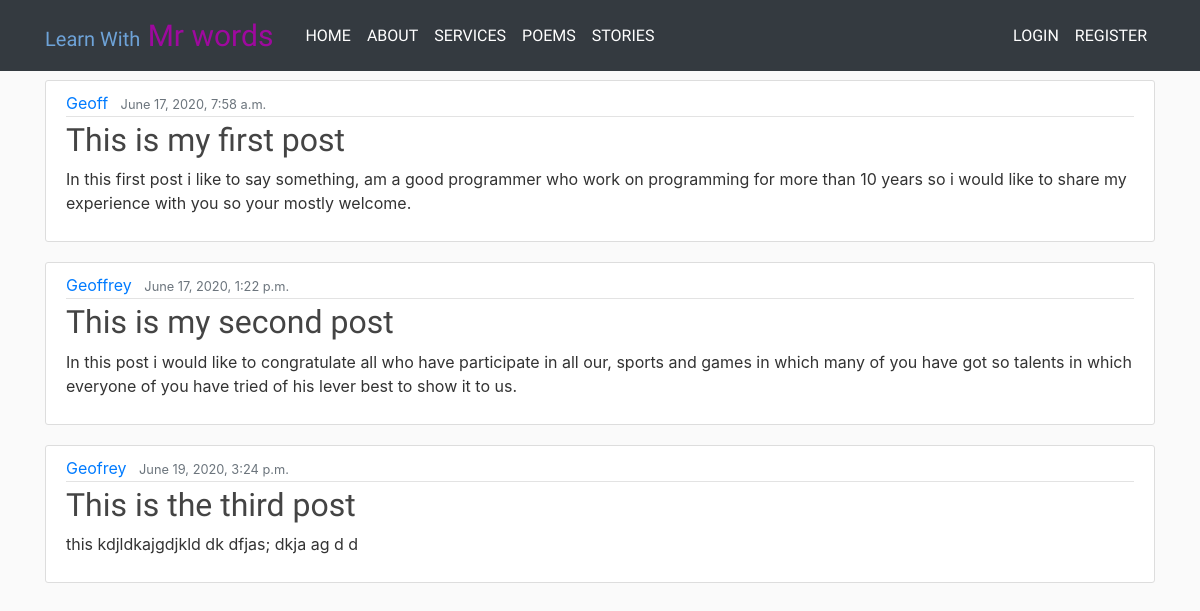
The app's page /poem/ with its own data.
### blog/models.py (models this page shows, shortened)
class Post(models.Model):
    title = models.CharField(max_length=100)
    content = models.TextField()
    date_posted = models.DateTimeField(default=timezone.now)
    author = models.ForeignKey(User, on_delete=models.CASCADE)

### blog/views.py (the view)
# urls.py: path('poem/', views.poems, name="poems")
def poems(request):
    context = {
        'posts': Post.objects.all()
    }
    return render(request, 'blogs/poem.html', context)

### blog/templates/blogs/poem.html
{% extends "base.html" %}
{% block content %}
<div class="container">
    {% for post in posts %}
        <article class="media content-section">
          <div class="media-body">
            <div class="article-metadata">
              <a class="mr-2" href="#">{{ post.author }}</a>
              <small class="text-muted">{{ post.date_posted }}</small>
            </div>
            <h2><a class="article-title" href="#">{{ post.title }}</a></h2>
            <p class="article-content">{{ post.content }}</p>
          </div>
        </article>
    {% endfor %}
</div>
{% endblock content %}

### static/blog/main.css (style rules this page uses)
body { background: #fafafa; color: #333333; margin-top: 5rem; }
h1, h2, h3, h4, h5, h6 { color: #444444; }
.content-section { background: #ffffff; padding: 10px 20px; border: 1px solid #dddddd; border-radius: 3px; margin-bottom: 20px; }
.article-title { color: #444444; font-family: 'Piedra', cursive; }
.article-content { white-space: pre-line; }
.article-metadata { padding-bottom: 1px; margin-bottom: 4px; border-bottom: 1px solid #e3e3e3 }

### records on screen
Post: author "Geoff", date_posted "June 17, 2020, 7:58 a.m.", title "This is my first post", content "In this first post i like to say something, am a good programmer who work on programming for more than 10 years so i would like to share my experience with you so your mostly welcome."
Post: author "Geoffrey", date_posted "June 17, 2020, 1:22 p.m.", title "This is my second post", content "In this post i would like to congratulate all who have participate in all our, sports and games in which many of you have got so talents in which everyone of you have tried of his lever best to show it to us."
Post: author "Geofrey", date_posted "June 19, 2020, 3:24 p.m.", title "This is the third post", content "this kdjldkajgdjkld dk dfjas; dkja ag d d"
